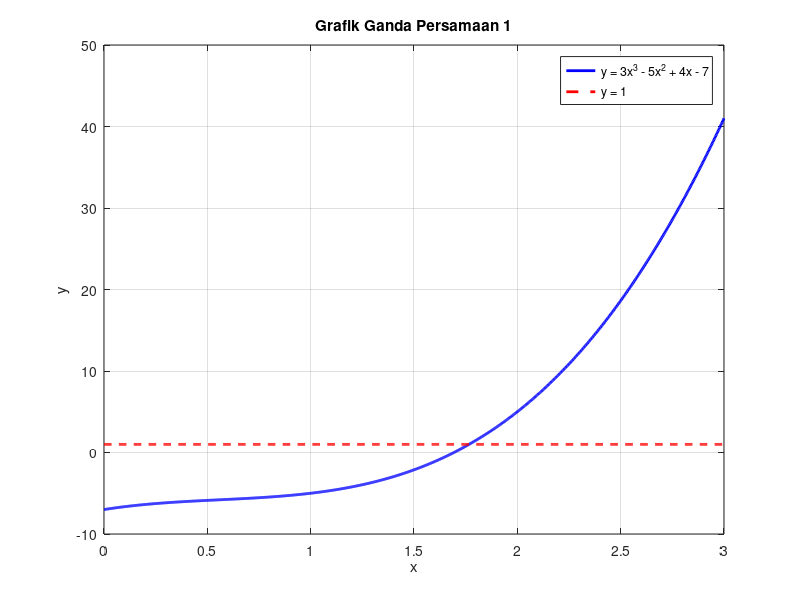
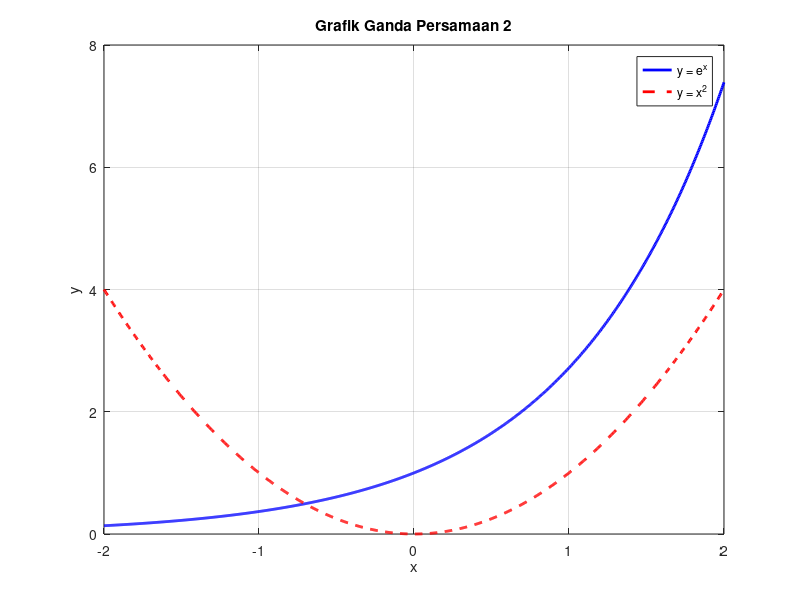
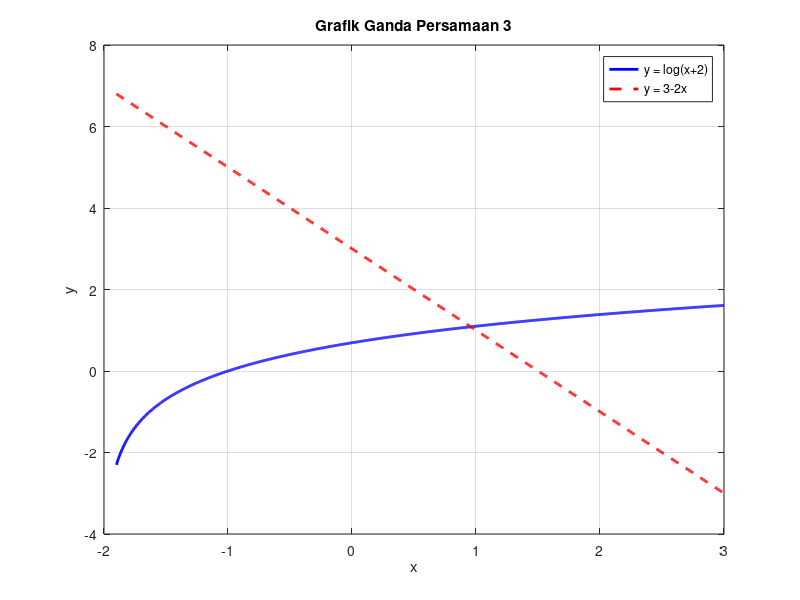

Recreate these plots in MATLAB, in order.
#L0325031_Nabila Salma Az Zahra

% Rentang nilai x
x1 = linspace(0, 3, 1000);
x2 = linspace(-2, 2, 1000);
x3 = linspace(-1.9, 3, 1000);

% Menghitung running time
tic;

% Persamaan 1
g1 = 3*x1.^3 - 5*x1.^2 + 4*x1 - 7;
h1 = ones(size(x1));

% Persamaan 2
g2 = exp(x2);
h2 = x2.^2;

% Persamaan 3
g3 = log(x3+2);
h3 = 3 - 2*x3;

waktu = toc;

% Grafik ganda persamaan 1
figure(1);
plot(x1, g1, 'b-', 'LineWidth', 2);
hold on;
plot(x1, h1, 'r--', 'LineWidth', 2);
grid on;
xlabel('x');
ylabel('y');
title('Grafik Ganda Persamaan 1');
legend('y = 3x^3 - 5x^2 + 4x - 7', 'y = 1');

% Grafik ganda persamaan 2
figure(2);
plot(x2, g2, 'b-', 'LineWidth', 2);
hold on;
plot(x2, h2, 'r--', 'LineWidth', 2);
grid on;
xlabel('x');
ylabel('y');
title('Grafik Ganda Persamaan 2');
legend('y = e^x', 'y = x^2');

% Grafik ganda persamaan 3
figure(3);
plot(x3, g3, 'b-', 'LineWidth', 2);
hold on;
plot(x3, h3, 'r--', 'LineWidth', 2);
grid on;
xlabel('x');
ylabel('y');
title('Grafik Ganda Persamaan 3');
legend('y = log(x+2)', 'y = 3-2x');

fprintf('METODE GRAFIK GANDA\n');
fprintf('Running time = %.10f detik\n', waktu);
